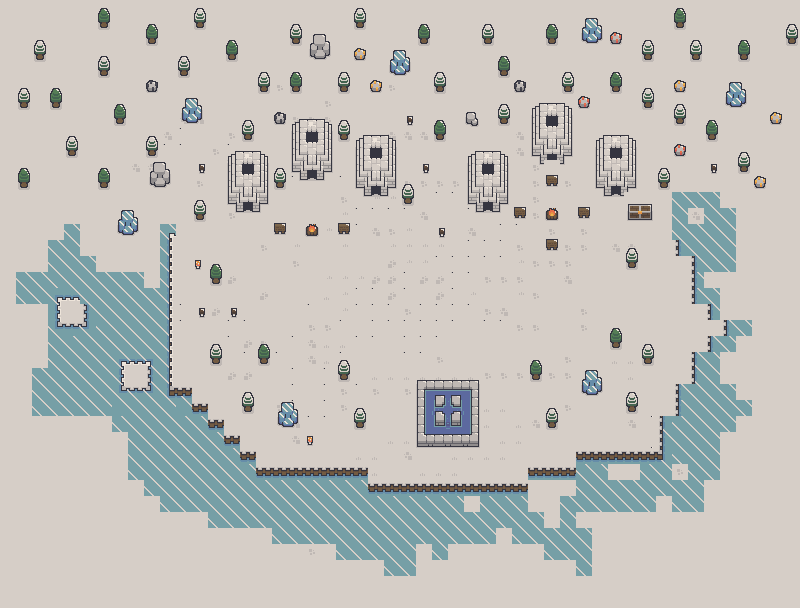

A level layout from a 2D game, rendered from its tile map. Below: a short description, then the map file with tile-grid data replaced by summaries:
An orthogonal 50x38 tile map with 16x16 px tiles, 2 tile layers (layer1, layer2), 6 tilesets.

<map version="1.10" tiledversion="1.10.1" orientation="orthogonal" renderorder="right-down" width="50" height="38" tilewidth="16" tileheight="16" infinite="0" nextlayerid="3" nextobjectid="1">
 <tileset firstgid="1" name="tundra_" tilewidth="16" tileheight="16" tilecount="198" columns="22">
  <image source="tundra_/tundra_.png" width="352" height="144" />
 </tileset>
 <tileset firstgid="199" name="tundra_ [fountain].png" tilewidth="16" tileheight="16" tilecount="108" columns="18">
  <image source="tundra_/tundra_ [fountain].png" width="288" height="96" />
 </tileset>
 <tileset firstgid="307" name="tundra_ [resources]" tilewidth="16" tileheight="16" tilecount="120" columns="12">
  <image source="tundra_/tundra_ [resources].png" width="192" height="160" />
 </tileset>
 <tileset firstgid="427" name="tundra_ [ice]" tilewidth="16" tileheight="16" tilecount="180" columns="30">
  <image source="tundra_/tundra_ [ice].png" width="480" height="96" />
 </tileset>
 <tileset firstgid="607" name="igloo_.png" tilewidth="16" tileheight="16" tilecount="120" columns="12">
  <image source="tundra_/igloo_.png" width="192" height="160" />
 </tileset>
 <tileset firstgid="727" name="ice_" tilewidth="16" tileheight="16" tilecount="110" columns="22">
  <image source="tundra_/ice_.png" width="352" height="80" />
 </tileset>
 <layer id="1" name="layer1" width="50" height="38">
  <data>[1900 cells, 1900 non-empty, 44 distinct tile ids]</data>
 </layer>
 <layer id="2" name="layer2" width="50" height="38">
  <data>[1900 cells, 297 non-empty, 61 distinct tile ids]</data>
 </layer>
</map>
